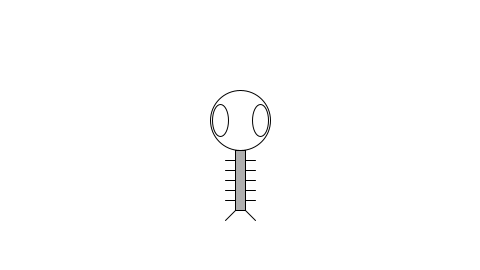
Frame 1 (no input)
Frame 60 (the mouse pressed at the canvas centre just before this capture): identical to frame 1, image omitted
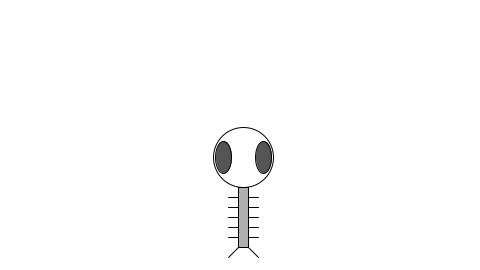
Frame 120 (the mouse held since frame 60 and released just before this capture)

The Processing sketch that drew these frames (run headless with seeded random() and noise(); from frame 60 on, the mouse is pressed at the canvas centre):

// Processing sketch: zoog_fun__o_e_atribuicao_de_funcao_no_draw
// ── zoog_fun__o_e_atribuicao_de_funcao_no_draw.pde
float x = 240;
float y = 180;
float w = 60;
float h = 60;
float eyeSize = 16;

void setup(){
 size(480,270); 
}

void draw(){
 background(255); 
 
 //cor com base na distância do mouse
 float d = dist(x, y, mouseX, mouseY);
 color c = color(d); //definindo color c = color(d);
 
 //posição do mouseX determina velocidade para a moveZoog function
 float factor = constrain(mouseX, 0, 5); //constrain(o que será restrito, valor mínimo, valor máximo);
 
 //o código para mudar as variáveis associadas
 //com o aparecimento e movimentação do zoog
 //estão fora do draw() dentro de funções chamadas aqui dentro
 //as funções recebem argumentos, como por exemplo:
 // "jiggle zoog by the following factor)
 //e "draw zoog with the following eye color"
 jiggleZoog(factor);
 drawZoog(c);
}

void jiggleZoog(float speed){
 //muda o x e y randomicamente
 x = x + random(-1, 1)*speed;
 y = y + random(-1, 1)*speed;
 //restringe zoog a janela
 x = constrain(x, 0, width);
 y = constrain(y, 0, height);
}

void drawZoog(color eyeColor) {
 ellipseMode(CENTER);
 rectMode(CENTER);
 
 //braços com um loop for
 for (float i = y - h/3; i < y + h/2; i += 10) {
  stroke(0);
  line(x - w/4, i, x + w/4, i);
 }
 //corpo
 stroke(0);
 fill(175);
 rect(x, y, w/6, h);
 //cabeça
 stroke(0);
 fill(255);
 ellipse(x, y - h, w, h);
 //olhos
 fill(eyeColor);
 ellipse(x - w/3, y - h, eyeSize, eyeSize*2);
 ellipse(x + w/3, y - h, eyeSize, eyeSize*2);
 //pernas
 stroke(0);
 line(x - w/12, y + h/2, x - w/4, y + h/2 + 10);
 line(x + w/12, y + h/2, x + w/4, y + h/2 + 10);
}
